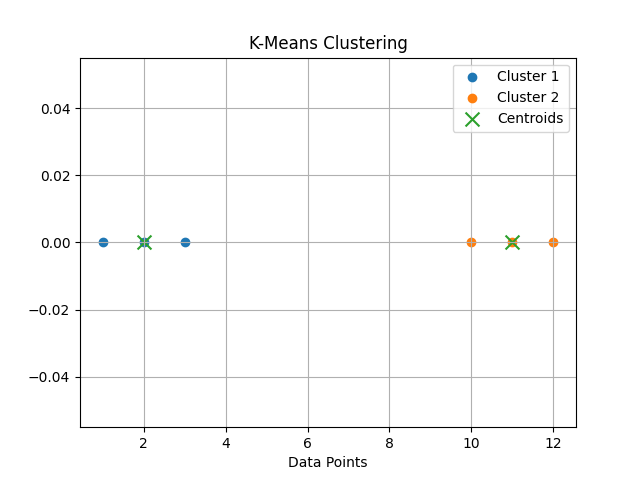

Reproduce this figure in Python.
import numpy as np
import matplotlib.pyplot as plt

# ----------------------------
# GIVEN DATA
# ----------------------------
X = np.array([[1], [2], [3], [10], [11], [12]])

# Number of clusters
k = 2

# Initial centroids
centroids = np.array([[2], [11]])

# ----------------------------
# K-MEANS ALGORITHM
# ----------------------------
for _ in range(10):

    # Calculate distance from centroids
    distances = np.abs(X - centroids.T)

    # Assign clusters
    clusters = np.argmin(distances, axis=1)

    # Update centroids
    new_centroids = np.array([X[clusters == i].mean() for i in range(k)]).reshape(k, 1)

    # Stop if centroids do not change
    if np.all(centroids == new_centroids):
        break

    centroids = new_centroids

print("Final Centroids:")
print(centroids)

print("\nCluster Assignments:")
print(clusters)

# ----------------------------
# PLOT RESULT
# ----------------------------
plt.figure()

for i in range(k):
    plt.scatter(X[clusters == i], [0] * len(X[clusters == i]), label=f"Cluster {i + 1}")

plt.scatter(centroids, [0] * k, marker='x', s=100, label="Centroids")

plt.title("K-Means Clustering")
plt.xlabel("Data Points")
plt.legend()
plt.grid(True)

plt.show()
